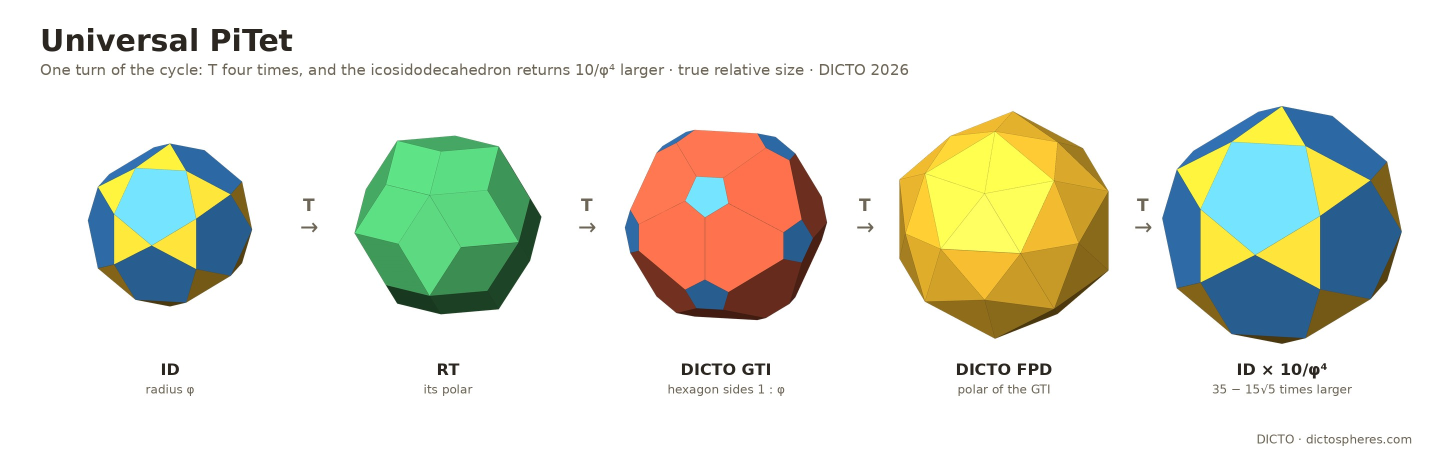
#> input picture studies/2026-10-19-five-fold-octet/figures/up-cycle.jpg, 2904 x 920 px, given in place of p0.png, which was not available (shown at 1/2 size)
$ python family_compose.py
#> lines starting #> are read from the running program, lines starting #| are printed output that depends on the picture; pictures that were not available may be replaced by others from this repository, and a replacement may not be noted
# DICTO 2026-10-20: compose the OG family figures from renders/family-shots (shots.mjs) -> figures/
#   family-grid.jpg  the nine solids, 3 x 3, the OG in the centre, true relative size (cover)
#   breaks.jpg       where the nesting breaks, up and down
#   shells.jpg       the six shells that fill exactly, up (top row) and down (bottom row)
import os, json
from PIL import Image, ImageDraw, ImageFont
H = os.path.dirname(os.path.abspath(__file__)); S = os.path.join(H, 'renders', 'family-shots'); OUT = os.path.join(H, 'figures'); os.makedirs(OUT, exist_ok=True)
F = '/usr/share/fonts/truetype/dejavu/DejaVuSans'; f = lambda s, b=False: ImageFont.truetype(F + ('-Bold' if b else '') + '.ttf', s)
INK, MUTE, RULE = (43, 38, 32), (109, 101, 86), (220, 214, 202)
def sheet(cells, cols, path, title=None, sub=None, cell=560, gap=40):
#> called with cols = 3, path = 'family-grid.jpg', title = 'The OG Family, Both Ways', cell = 560, gap = 40
    rows = (len(cells) + cols - 1) // cols; top = 200 if title else 40; W = cols * cell + (cols - 1) * gap + 160; Hh = top + rows * (cell + 130) + 90
    im = Image.new('RGB', (W, Hh), 'white'); d = ImageDraw.Draw(im)
#> after `im = Image.new('RGB', (W, Hh), 'white')`: im: PIL image 1920x2360 RGB; every value is 255
    if title: d.text((80, 50), title, font=f(64, True), fill=INK); d.text((80, 130), sub, font=f(32), fill=MUTE)
    for k, (i, name, line2) in enumerate(cells):
        x = 80 + (k % cols) * (cell + gap); y = top + (k // cols) * (cell + 130)
        p = Image.open(f'{S}/p{i}.png').convert('RGBA').resize((cell, cell), Image.LANCZOS); im.paste(p, (x, y), p)
#> after `p = Image.open(f'{S}/p{i}.png').convert('RGBA').resize((cell, cell), I`:
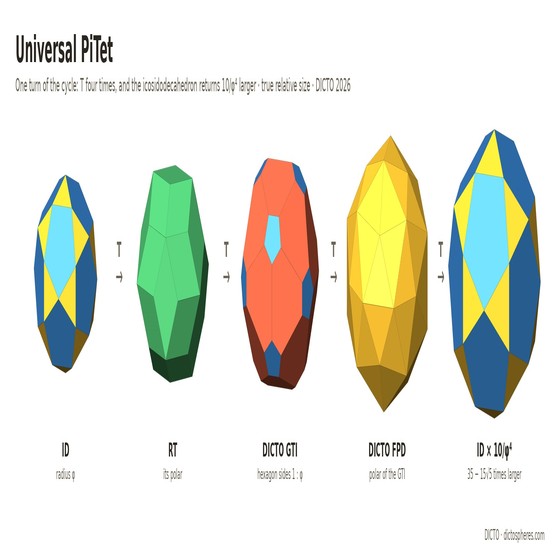
#> p: PIL image 560x560 RGBA; mean R, G, B, A 227.3, 229.5, 217.6, 255
#> after `im.paste(p, (x, y), p)`:
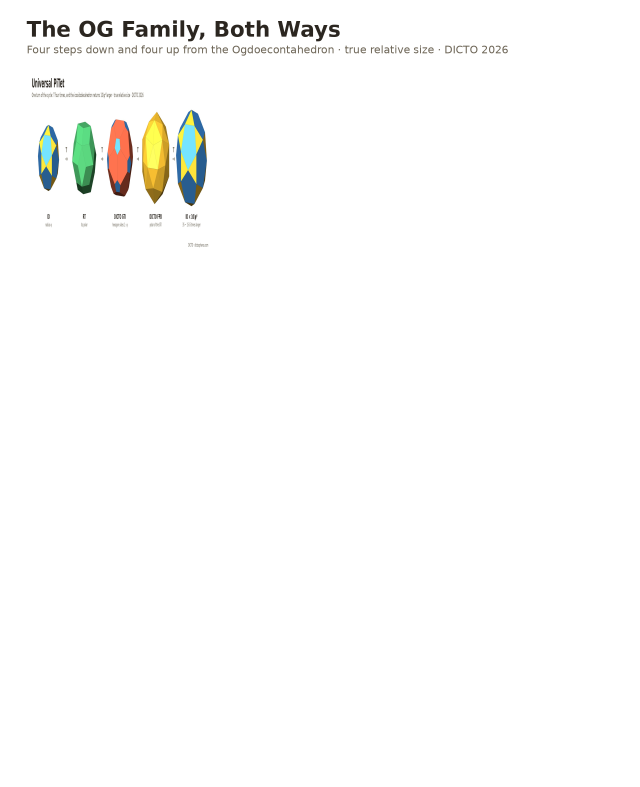
#> im: PIL image 1920x2360 RGB (shown at 1/3 size); mean R, G, B 251.9, 252, 251.1
        for txt, yy, fo, col in [(name, y + cell + 12, f(34, True), INK), (line2, y + cell + 58, f(26), MUTE)]:
            while d.textlength(txt, font=fo) > cell + gap - 6 and fo.size > 16: fo = ImageFont.truetype(fo.path, fo.size - 2)
            d.text((x + cell / 2 - d.textlength(txt, font=fo) / 2, yy), txt, font=fo, fill=col)
#> pass 2 of the loop in sheet, `for k, (i, name, line2) in enumerate(cells):`:
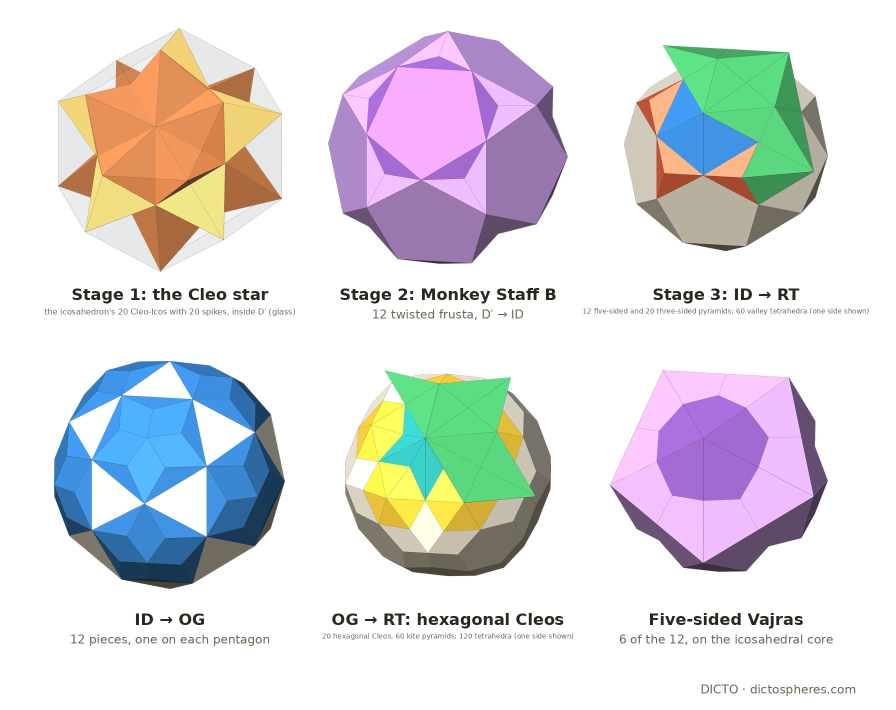
#> input picture studies/2026-10-19-five-fold-octet/figures/up-inner.jpg, 1792 x 1420 px, given in place of p1.png, which was not available (shown at 1/2 size)
#> in sheet, `p = Image.open(f'{S}/p{i}.png').convert('RGBA').resize((cell, cell), I`:
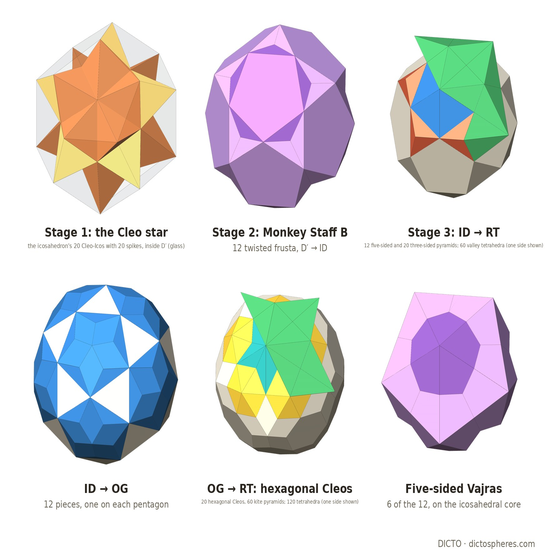
#> p: PIL image 560x560 RGBA; mean R, G, B, A 221.7, 221, 223.6, 255
#> in sheet, `im.paste(p, (x, y), p)`:
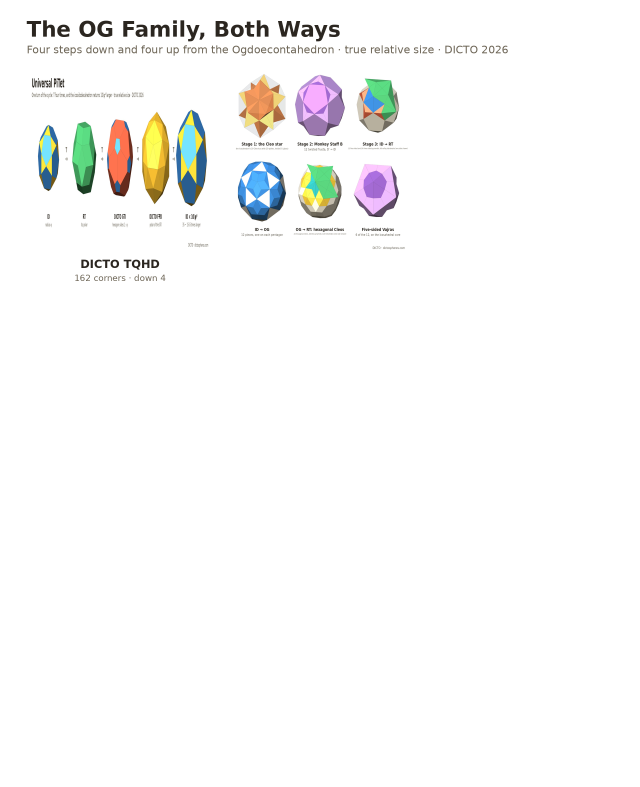
#> im: PIL image 1920x2360 RGB (shown at 1/3 size); mean R, G, B 249.4, 249.5, 248.8
    m = 'DICTO · dictospheres.com'; d.text((W - 80 - d.textlength(m, font=f(26)), Hh - 60), m, font=f(26), fill=MUTE)
    im.save(os.path.join(OUT, path), quality=90); print(path, im.size)
grid = [(0, 'DICTO TQHD', '162 corners · down 4'), (1, 'DICTO TQP', '140 corners · down 3'), (2, 'DICTO TQH', '132 corners · down 2'),
        (3, 'DICTO TPH', '80 corners · down 1'), (4, 'DICTO OG', 'Ogdoecontahedron · 102 corners'), (5, 'DICTO KRE', '92 corners · up 1'),
        (6, 'DICTO PHE', '180 corners · up 2'), (7, 'DICTO TPP', '212 corners · up 3'), (8, 'DICTO DPHP', '270 corners · up 4')]
#> (the run stopped early here; a loop or call above may not have finished)
